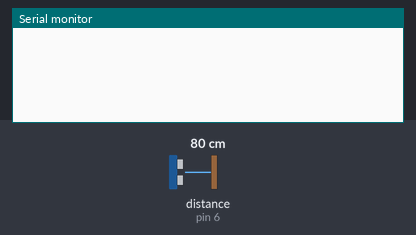
Bench run of a sketch on a simulated Arduino Uno, built with avr-gcc and run on an emulated ATmega328P. Shown: the last lines printed to the serial monitor. Wiring (inferred from the names in the program): ultrasonic range finder: trigger pin 5; echo pin 6. The inputs (shaded band) are chosen by the test bench; at power-on: distance to the obstacle (sensor on pin 6) 80 cm. The echo pulse lasts 58.3 µs per cm.

Above: at 1.2 s.
1.3 s: distance to the obstacle (sensor on pin 6) set to 7 cm
2.8 s: distance to the obstacle (sensor on pin 6) set to 4 cm
At 3.4 s:
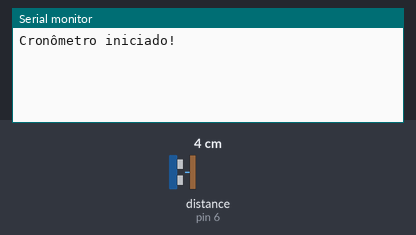
At 4.4 s:
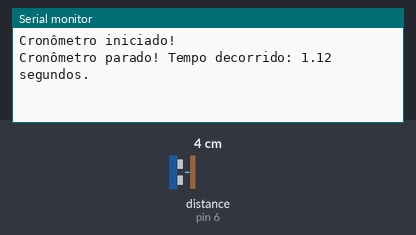

The sketch:

A_g.ino
```cpp
const int triggerPin = 5;
const int echoPin = 6;

// Variáveis
long duration;
float distance;
unsigned long startTime = 0;
unsigned long elapsedTime = 0;
int detectionCount = 0;
int cycleCount = 0;
unsigned long elapsedTimesBuffer[10];
int bufferIndex = 0;

void showBufferInSerial() {
  Serial.println("Exibindo os últimos 10 tempos:");
  for (int i = 0; i < 10; i++) {
    Serial.print("Tempo ");
    Serial.print(i + 1);
    Serial.print(": ");
    Serial.print(elapsedTimesBuffer[i] / 1000.0);  // Exibe o tempo em segundos
    Serial.println(" segundos");
  }
}

void setup() {
  Serial.begin(115200);
  pinMode(triggerPin, OUTPUT);
  pinMode(echoPin, INPUT);
}

void loop() {
  digitalWrite(triggerPin, LOW);
  delayMicroseconds(2);
  digitalWrite(triggerPin, HIGH);
  delayMicroseconds(10);
  digitalWrite(triggerPin, LOW);

  duration = pulseIn(echoPin, HIGH);
  distance = duration * 0.034 / 2;

  if (distance >= 1 && distance <= 5) {
    if (detectionCount == 0) {
      startTime = millis();
      Serial.println("Cronômetro iniciado!");
      detectionCount++;
    } else if (detectionCount == 2) {
      elapsedTime = millis() - startTime;
      Serial.print("Cronômetro parado! Tempo decorrido: ");
      Serial.print(elapsedTime / 1000.0);
      Serial.println(" segundos.");

      elapsedTimesBuffer[bufferIndex] = elapsedTime;
      bufferIndex++;

      if (bufferIndex == 10) {
        showBufferInSerial();
        bufferIndex = 0;
      }

      detectionCount = 0;
    } else {
      detectionCount++;
    }

    delay(500);
  }
  delay(60);
}
```

Measured:
- the behaviour switches between 6 and 5 cm on distance to the obstacle (sensor on pin 6) (found by bisection; images 0 and 1)
- after the input at 2.8 s, the serial monitor: prints a new line at once (image 1)
